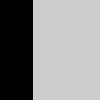
Frame 1 (no input)
Frame 60 (the mouse pressed at the canvas centre just before this capture): identical to frame 1, image omitted
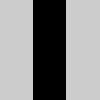
Frame 120 (the mouse held since frame 60 and released just before this capture)

The Processing sketch that drew these frames (run headless with seeded random() and noise(); from frame 60 on, the mouse is pressed at the canvas centre):

// Processing sketch: clase06e07
// ── clase06e07.pde
void setup() {
  size(100, 100);
  noStroke();
  fill(0);
}

void draw() {
  background(204);
  if (mouseX < 33) {
    rect(0, 0, 33, 100); // Izquierda
  } else if (mouseX < 66) {
    rect(33, 0, 33, 100); // Centro
  } else {
    rect(66, 0, 33, 100); // Derecha
  }
}
